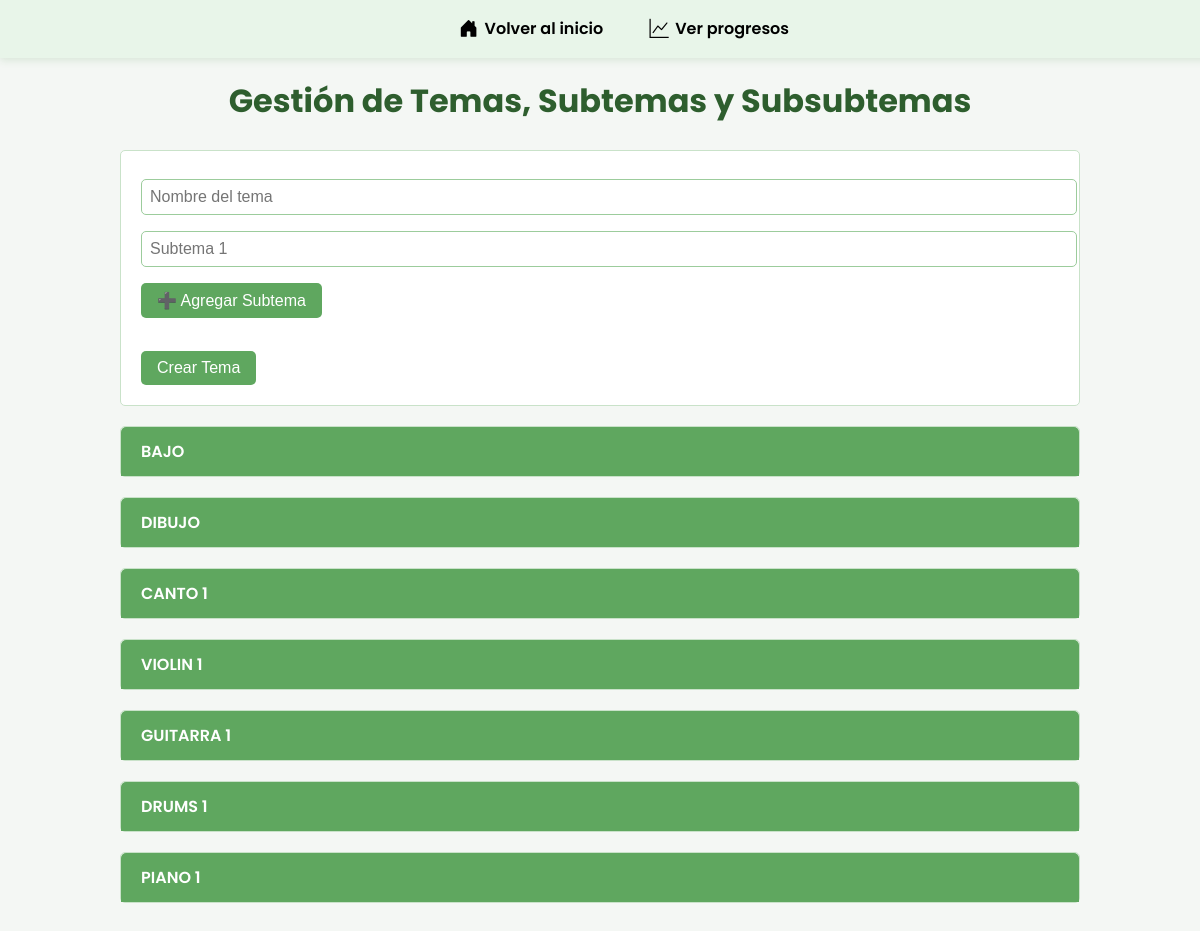
Before: /crear_tema.php with the older database file.
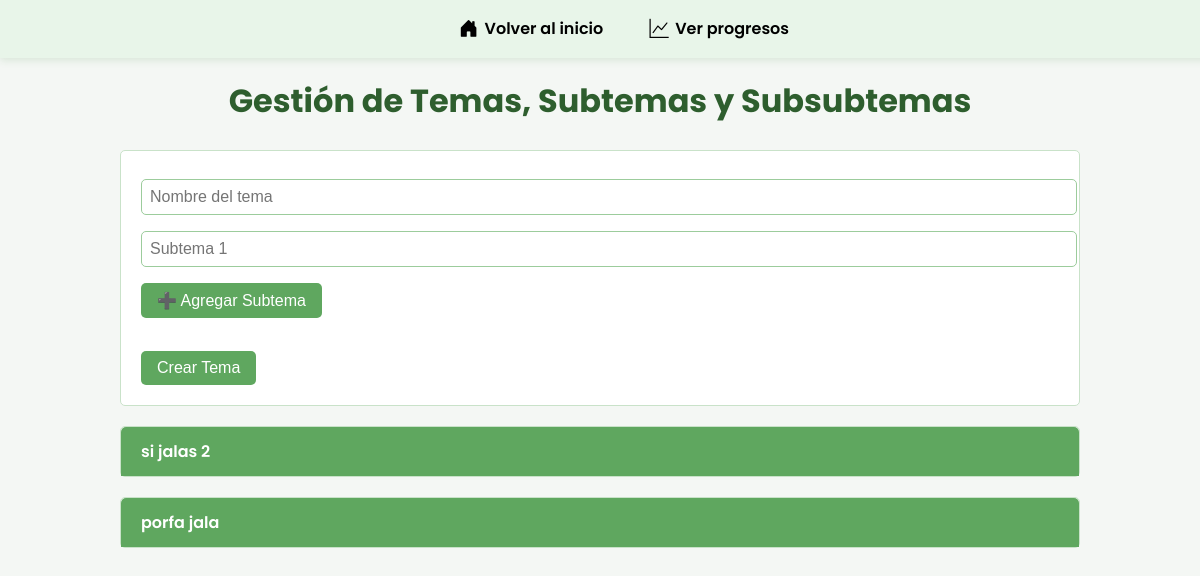
After: the same page with the newer database file.
### tables this page shows
CREATE TABLE `temas` (
  `id` int(11) NOT NULL AUTO_INCREMENT,
  `nombre` varchar(100) NOT NULL,
  PRIMARY KEY (`id`)
);

### crear_tema.php (the view, shortened to what this page needs)
<?php
require_once __DIR__ . '/includes/bd.php';
$temas = $conexion->query("SELECT * FROM temas ORDER BY id DESC");
?>
<!DOCTYPE html>
<html lang="es">
<head>
</head>
<body>
    <?php include 'navbar2.php'; ?>
    <div class="container">
        <h1>Gestión de Temas, Subtemas y Subsubtemas</h1>
        <form method="POST" class="card" style="padding: 20px;">
            <input type="text" name="nombre_tema" placeholder="Nombre del tema" required autocomplete="off" autofocus>
            <div id="subtemasCrear">
                <input type="text" name="subtemas[]" placeholder="Subtema 1" autocomplete="off">
            </div>
            <button type="button" onclick="agregarSubtema('subtemasCrear')" aria-label="Agregar Subtema">➕ Agregar
                Subtema</button><br><br>
            <button type="submit">Crear Tema</button>
        </form>
        <?php while ($tema = $temas->fetch_assoc()): ?>
            <div class="card">
                <div class="card-header" onclick="toggleCard(this)" role="button" aria-expanded="false" tabindex="0"
                    onkeypress="if(event.key==='Enter'){toggleCard(this);}"><?= htmlspecialchars($tema['nombre']) ?></div>
            </div>
        <?php endwhile; ?>
    </div>
</body>
</html>

Changed rows visible on the page:
removed temas: nombre "BAJO"
removed temas: nombre "DIBUJO"
removed temas: nombre "CANTO 1"
removed temas: nombre "VIOLIN 1"
removed temas: nombre "GUITARRA 1"
changed temas: nombre "DRUMS 1" → "si jalas 2"
changed temas: nombre "PIANO 1" → "porfa jala"
